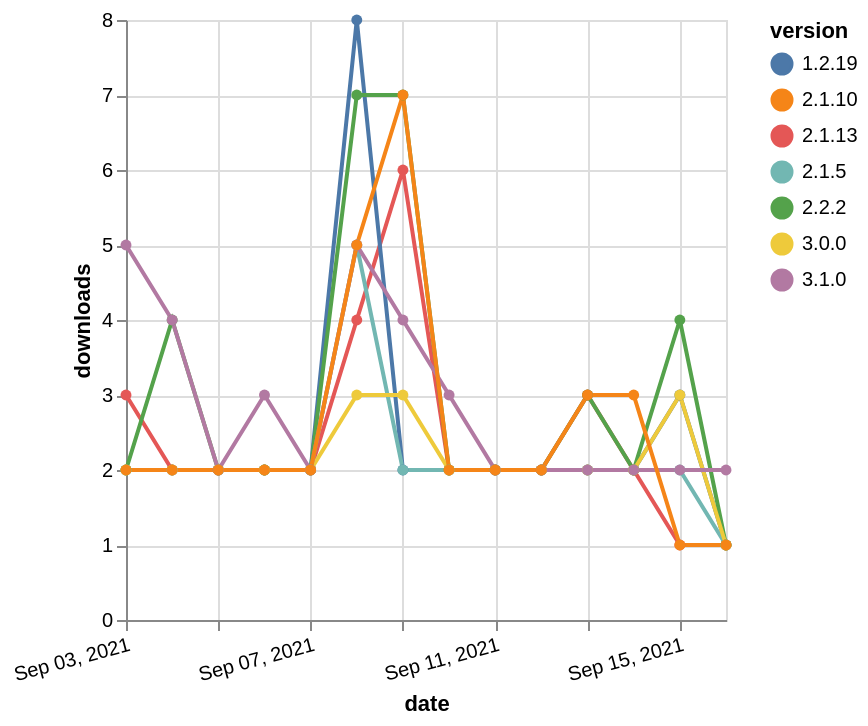

The specification (Vega-Lite) saved for this image:
### Vega-Lite specification from a JSON file in a GitHub repository (floating-point values rounded to 4 significant figures)
{"$schema": "https://vega.github.io/schema/vega-lite/v5.json", "description": "A simple bar chart with embedded data.", "data": {"values": [{"date": "2021-09-03", "total": 3445, "delta": 3, "version": "2.1.13"}, {"date": "2021-09-04", "total": 3447, "delta": 2, "version": "2.1.13"}, {"date": "2021-09-05", "total": 3449, "delta": 2, "version": "2.1.13"}, {"date": "2021-09-06", "total": 3451, "delta": 2, "version": "2.1.13"}, {"date": "2021-09-07", "total": 3453, "delta": 2, "version": "2.1.13"}, {"date": "2021-09-08", "total": 3457, "delta": 4, "version": "2.1.13"}, {"date": "2021-09-09", "total": 3463, "delta": 6, "version": "2.1.13"}, {"date": "2021-09-10", "total": 3465, "delta": 2, "version": "2.1.13"}, {"date": "2021-09-11", "total": 3467, "delta": 2, "version": "2.1.13"}, {"date": "2021-09-12", "total": 3469, "delta": 2, "version": "2.1.13"}, {"date": "2021-09-13", "total": 3472, "delta": 3, "version": "2.1.13"}, {"date": "2021-09-14", "total": 3474, "delta": 2, "version": "2.1.13"}, {"date": "2021-09-15", "total": 3475, "delta": 1, "version": "2.1.13"}, {"date": "2021-09-16", "total": 3476, "delta": 1, "version": "2.1.13"}, {"date": "2021-09-03", "total": 5393, "delta": 2, "version": "1.2.19"}, {"date": "2021-09-04", "total": 5395, "delta": 2, "version": "1.2.19"}, {"date": "2021-09-05", "total": 5397, "delta": 2, "version": "1.2.19"}, {"date": "2021-09-06", "total": 5399, "delta": 2, "version": "1.2.19"}, {"date": "2021-09-07", "total": 5401, "delta": 2, "version": "1.2.19"}, {"date": "2021-09-08", "total": 5409, "delta": 8, "version": "1.2.19"}, {"date": "2021-09-09", "total": 5411, "delta": 2, "version": "1.2.19"}, {"date": "2021-09-10", "total": 5413, "delta": 2, "version": "1.2.19"}, {"date": "2021-09-11", "total": 5415, "delta": 2, "version": "1.2.19"}, {"date": "2021-09-12", "total": 5417, "delta": 2, "version": "1.2.19"}, {"date": "2021-09-13", "total": 5419, "delta": 2, "version": "1.2.19"}, {"date": "2021-09-14", "total": 5421, "delta": 2, "version": "1.2.19"}, {"date": "2021-09-15", "total": 5424, "delta": 3, "version": "1.2.19"}, {"date": "2021-09-16", "total": 5425, "delta": 1, "version": "1.2.19"}, {"date": "2021-09-03", "total": 3633, "delta": 2, "version": "2.1.5"}, {"date": "2021-09-04", "total": 3635, "delta": 2, "version": "2.1.5"}, {"date": "2021-09-05", "total": 3637, "delta": 2, "version": "2.1.5"}, {"date": "2021-09-06", "total": 3639, "delta": 2, "version": "2.1.5"}, {"date": "2021-09-07", "total": 3641, "delta": 2, "version": "2.1.5"}, {"date": "2021-09-08", "total": 3646, "delta": 5, "version": "2.1.5"}, {"date": "2021-09-09", "total": 3648, "delta": 2, "version": "2.1.5"}, {"date": "2021-09-10", "total": 3650, "delta": 2, "version": "2.1.5"}, {"date": "2021-09-11", "total": 3652, "delta": 2, "version": "2.1.5"}, {"date": "2021-09-12", "total": 3654, "delta": 2, "version": "2.1.5"}, {"date": "2021-09-13", "total": 3656, "delta": 2, "version": "2.1.5"}, {"date": "2021-09-14", "total": 3658, "delta": 2, "version": "2.1.5"}, {"date": "2021-09-15", "total": 3660, "delta": 2, "version": "2.1.5"}, {"date": "2021-09-16", "total": 3661, "delta": 1, "version": "2.1.5"}, {"date": "2021-09-03", "total": 5429, "delta": 2, "version": "2.2.2"}, {"date": "2021-09-04", "total": 5433, "delta": 4, "version": "2.2.2"}, {"date": "2021-09-05", "total": 5435, "delta": 2, "version": "2.2.2"}, {"date": "2021-09-06", "total": 5437, "delta": 2, "version": "2.2.2"}, {"date": "2021-09-07", "total": 5439, "delta": 2, "version": "2.2.2"}, {"date": "2021-09-08", "total": 5446, "delta": 7, "version": "2.2.2"}, {"date": "2021-09-09", "total": 5453, "delta": 7, "version": "2.2.2"}, {"date": "2021-09-10", "total": 5455, "delta": 2, "version": "2.2.2"}, {"date": "2021-09-11", "total": 5457, "delta": 2, "version": "2.2.2"}, {"date": "2021-09-12", "total": 5459, "delta": 2, "version": "2.2.2"}, {"date": "2021-09-13", "total": 5462, "delta": 3, "version": "2.2.2"}, {"date": "2021-09-14", "total": 5464, "delta": 2, "version": "2.2.2"}, {"date": "2021-09-15", "total": 5468, "delta": 4, "version": "2.2.2"}, {"date": "2021-09-16", "total": 5469, "delta": 1, "version": "2.2.2"}, {"date": "2021-09-03", "total": 1625, "delta": 2, "version": "3.0.0"}, {"date": "2021-09-04", "total": 1627, "delta": 2, "version": "3.0.0"}, {"date": "2021-09-05", "total": 1629, "delta": 2, "version": "3.0.0"}, {"date": "2021-09-06", "total": 1631, "delta": 2, "version": "3.0.0"}, {"date": "2021-09-07", "total": 1633, "delta": 2, "version": "3.0.0"}, {"date": "2021-09-08", "total": 1636, "delta": 3, "version": "3.0.0"}, {"date": "2021-09-09", "total": 1639, "delta": 3, "version": "3.0.0"}, {"date": "2021-09-10", "total": 1641, "delta": 2, "version": "3.0.0"}, {"date": "2021-09-11", "total": 1643, "delta": 2, "version": "3.0.0"}, {"date": "2021-09-12", "total": 1645, "delta": 2, "version": "3.0.0"}, {"date": "2021-09-13", "total": 1647, "delta": 2, "version": "3.0.0"}, {"date": "2021-09-14", "total": 1649, "delta": 2, "version": "3.0.0"}, {"date": "2021-09-15", "total": 1652, "delta": 3, "version": "3.0.0"}, {"date": "2021-09-16", "total": 1653, "delta": 1, "version": "3.0.0"}, {"date": "2021-09-03", "total": 540, "delta": 5, "version": "3.1.0"}, {"date": "2021-09-04", "total": 544, "delta": 4, "version": "3.1.0"}, {"date": "2021-09-05", "total": 546, "delta": 2, "version": "3.1.0"}, {"date": "2021-09-06", "total": 549, "delta": 3, "version": "3.1.0"}, {"date": "2021-09-07", "total": 551, "delta": 2, "version": "3.1.0"}, {"date": "2021-09-08", "total": 556, "delta": 5, "version": "3.1.0"}, {"date": "2021-09-09", "total": 560, "delta": 4, "version": "3.1.0"}, {"date": "2021-09-10", "total": 563, "delta": 3, "version": "3.1.0"}, {"date": "2021-09-11", "total": 565, "delta": 2, "version": "3.1.0"}, {"date": "2021-09-12", "total": 567, "delta": 2, "version": "3.1.0"}, {"date": "2021-09-13", "total": 569, "delta": 2, "version": "3.1.0"}, {"date": "2021-09-14", "total": 571, "delta": 2, "version": "3.1.0"}, {"date": "2021-09-15", "total": 573, "delta": 2, "version": "3.1.0"}, {"date": "2021-09-16", "total": 575, "delta": 2, "version": "3.1.0"}, {"date": "2021-09-03", "total": 3847, "delta": 2, "version": "2.1.10"}, {"date": "2021-09-04", "total": 3849, "delta": 2, "version": "2.1.10"}, {"date": "2021-09-05", "total": 3851, "delta": 2, "version": "2.1.10"}, {"date": "2021-09-06", "total": 3853, "delta": 2, "version": "2.1.10"}, {"date": "2021-09-07", "total": 3855, "delta": 2, "version": "2.1.10"}, {"date": "2021-09-08", "total": 3860, "delta": 5, "version": "2.1.10"}, {"date": "2021-09-09", "total": 3867, "delta": 7, "version": "2.1.10"}, {"date": "2021-09-10", "total": 3869, "delta": 2, "version": "2.1.10"}, {"date": "2021-09-11", "total": 3871, "delta": 2, "version": "2.1.10"}, {"date": "2021-09-12", "total": 3873, "delta": 2, "version": "2.1.10"}, {"date": "2021-09-13", "total": 3876, "delta": 3, "version": "2.1.10"}, {"date": "2021-09-14", "total": 3879, "delta": 3, "version": "2.1.10"}, {"date": "2021-09-15", "total": 3880, "delta": 1, "version": "2.1.10"}, {"date": "2021-09-16", "total": 3881, "delta": 1, "version": "2.1.10"}]}, "width": "container", "mark": {"type": "line", "point": {"filled": true}}, "encoding": {"x": {"field": "date", "type": "temporal", "timeUnit": "yearmonthdate", "title": "date", "axis": {"labelAngle": -15}}, "y": {"field": "delta", "type": "quantitative", "title": "downloads"}, "color": {"field": "version", "type": "nominal"}, "tooltip": {"field": "delta"}}}
